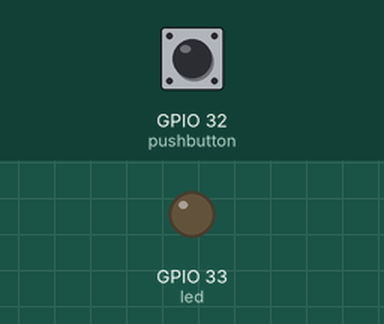
Simulated run of this sketch. Board: ESP32. Shown: output pins drawn as LEDs (lit = HIGH). Inputs (shaded band) come from the test bench; at power-on: GPIO 32 (pushbutton) LOW.

Above: at 1.2 s.
1.3 s: GPIO 32 (pushbutton) pulled HIGH for 0.15 s
At 1.37 s:
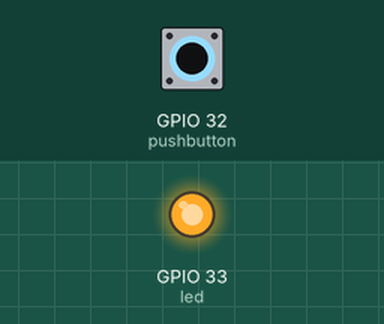
2.9 s: GPIO 32 (pushbutton) pulled HIGH for 3.2 s
At 7.1 s:
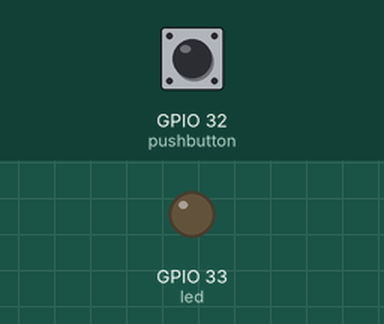
Timing chart, 0 to 8.6 s (numbered marks = the images above; inputs shaded):
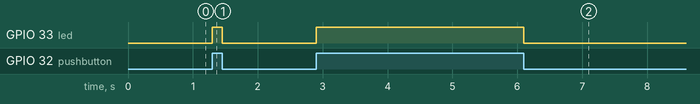

Measured:
- after the input at 1.3 s, GPIO 33 (led): LOW → HIGH at once, → LOW 0.15 s later
- after the input at 2.9 s, GPIO 33 (led): LOW → HIGH at once, → LOW 3.2 s later

The sketch:

pushbuttonEZ.ino
```cpp
// Define pin pushbutton and led
#define pushbutton 32
#define led 33

// Setup pin pushbutton and led
void setup() {
  pinMode(pushbutton, INPUT);
  pinMode(led, OUTPUT);
}

//Main Loop
void loop() {
    // If pushbutton is pressed
  if (digitalRead(pushbutton) == HIGH) {
    // Turn on led
    digitalWrite(led, HIGH);
  } else {
    // Turn off led
    digitalWrite(led, LOW);
  }
}
```
